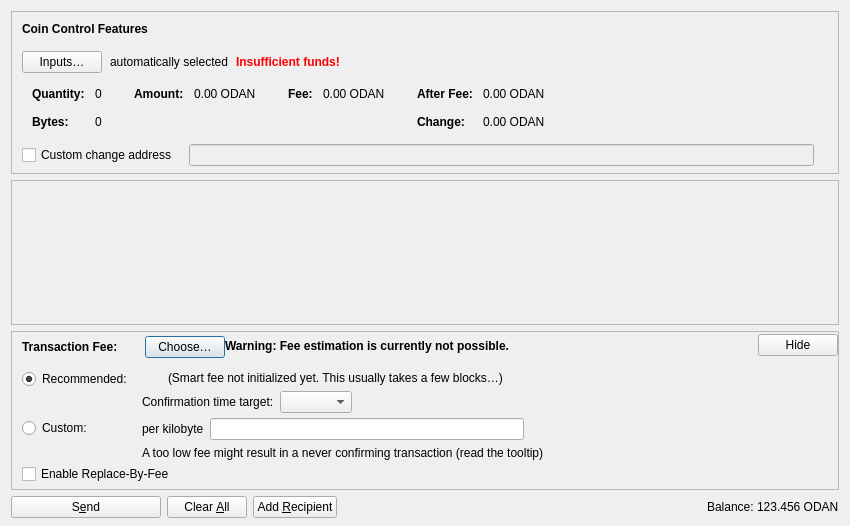
<?xml version="1.0" encoding="UTF-8"?>
<ui version="4.0">
 <class>SendCoinsDialog</class>
 <widget class="QDialog" name="SendCoinsDialog">
  <property name="geometry">
   <rect>
    <x>0</x>
    <y>0</y>
    <width>850</width>
    <height>526</height>
   </rect>
  </property>
  <property name="windowTitle">
   <string>Send Coins</string>
  </property>
  <layout class="QVBoxLayout" name="verticalLayout" stretch="0,1,0,0">
   <property name="bottomMargin">
    <number>8</number>
   </property>
   <item>
    <widget class="QFrame" name="frameCoinControl">
     <property name="sizePolicy">
      <sizepolicy hsizetype="Expanding" vsizetype="Expanding">
       <horstretch>0</horstretch>
       <verstretch>0</verstretch>
      </sizepolicy>
     </property>
     <property name="maximumSize">
      <size>
       <width>16777215</width>
       <height>16777215</height>
      </size>
     </property>
     <property name="frameShape">
      <enum>QFrame::StyledPanel</enum>
     </property>
     <property name="frameShadow">
      <enum>QFrame::Sunken</enum>
     </property>
     <layout class="QVBoxLayout" name="verticalLayoutCoinControl2">
      <property name="spacing">
       <number>0</number>
      </property>
      <property name="leftMargin">
       <number>0</number>
      </property>
      <property name="topMargin">
       <number>0</number>
      </property>
      <property name="rightMargin">
       <number>0</number>
      </property>
      <property name="bottomMargin">
       <number>6</number>
      </property>
      <item>
       <layout class="QVBoxLayout" name="verticalLayoutCoinControl" stretch="0,0,0,0,1">
        <property name="spacing">
         <number>0</number>
        </property>
        <property name="leftMargin">
         <number>10</number>
        </property>
        <property name="topMargin">
         <number>10</number>
        </property>
        <item>
         <layout class="QHBoxLayout" name="horizontalLayoutCoinControl1">
          <property name="bottomMargin">
           <number>15</number>
          </property>
          <item>
           <widget class="QLabel" name="labelCoinControlFeatures">
            <property name="sizePolicy">
             <sizepolicy hsizetype="Preferred" vsizetype="Maximum">
              <horstretch>0</horstretch>
              <verstretch>0</verstretch>
             </sizepolicy>
            </property>
            <property name="font">
             <font>
              <weight>75</weight>
              <bold>true</bold>
             </font>
            </property>
            <property name="styleSheet">
             <string notr="true">font-weight:bold;</string>
            </property>
            <property name="text">
             <string>Coin Control Features</string>
            </property>
           </widget>
          </item>
         </layout>
        </item>
        <item>
         <layout class="QHBoxLayout" name="horizontalLayoutCoinControl2" stretch="0,0,0,0">
          <property name="spacing">
           <number>8</number>
          </property>
          <property name="bottomMargin">
           <number>10</number>
          </property>
          <item>
           <widget class="QPushButton" name="pushButtonCoinControl">
            <property name="styleSheet">
             <string notr="true"/>
            </property>
            <property name="text">
             <string>Inputs…</string>
            </property>
            <property name="autoDefault">
             <bool>false</bool>
            </property>
           </widget>
          </item>
          <item>
           <widget class="QLabel" name="labelCoinControlAutomaticallySelected">
            <property name="text">
             <string>automatically selected</string>
            </property>
            <property name="margin">
             <number>5</number>
            </property>
           </widget>
          </item>
          <item>
           <widget class="QLabel" name="labelCoinControlInsuffFunds">
            <property name="font">
             <font>
              <weight>75</weight>
              <bold>true</bold>
             </font>
            </property>
            <property name="styleSheet">
             <string notr="true">color:red;font-weight:bold;</string>
            </property>
            <property name="text">
             <string>Insufficient funds!</string>
            </property>
            <property name="margin">
             <number>5</number>
            </property>
           </widget>
          </item>
          <item>
           <spacer name="horizontalSpacerCoinControl">
            <property name="orientation">
             <enum>Qt::Horizontal</enum>
            </property>
            <property name="sizeHint" stdset="0">
             <size>
              <width>40</width>
              <height>1</height>
             </size>
            </property>
           </spacer>
          </item>
         </layout>
        </item>
        <item>
         <widget class="QWidget" name="widgetCoinControl" native="true">
          <property name="sizePolicy">
           <sizepolicy hsizetype="Preferred" vsizetype="Preferred">
            <horstretch>0</horstretch>
            <verstretch>0</verstretch>
           </sizepolicy>
          </property>
          <property name="minimumSize">
           <size>
            <width>0</width>
            <height>0</height>
           </size>
          </property>
          <property name="styleSheet">
           <string notr="true"/>
          </property>
          <layout class="QHBoxLayout" name="horizontalLayoutCoinControl5">
           <property name="leftMargin">
            <number>0</number>
           </property>
           <property name="topMargin">
            <number>0</number>
           </property>
           <property name="rightMargin">
            <number>0</number>
           </property>
           <property name="bottomMargin">
            <number>0</number>
           </property>
           <item>
            <layout class="QHBoxLayout" name="horizontalLayoutCoinControl3" stretch="0,0,0,1">
             <property name="spacing">
              <number>20</number>
             </property>
             <property name="topMargin">
              <number>0</number>
             </property>
             <property name="bottomMargin">
              <number>10</number>
             </property>
             <item>
              <layout class="QFormLayout" name="formLayoutCoinControl1">
               <property name="labelAlignment">
                <set>Qt::AlignLeft|Qt::AlignVCenter</set>
               </property>
               <property name="horizontalSpacing">
                <number>10</number>
               </property>
               <property name="verticalSpacing">
                <number>14</number>
               </property>
               <property name="leftMargin">
                <number>10</number>
               </property>
               <property name="topMargin">
                <number>4</number>
               </property>
               <property name="rightMargin">
                <number>6</number>
               </property>
               <item row="0" column="0">
                <widget class="QLabel" name="labelCoinControlQuantityText">
                 <property name="font">
                  <font>
                   <weight>75</weight>
                   <bold>true</bold>
                  </font>
                 </property>
                 <property name="text">
                  <string>Quantity:</string>
                 </property>
                 <property name="margin">
                  <number>0</number>
                 </property>
                </widget>
               </item>
               <item row="0" column="1">
                <widget class="QLabel" name="labelCoinControlQuantity">
                 <property name="cursor">
                  <cursorShape>IBeamCursor</cursorShape>
                 </property>
                 <property name="contextMenuPolicy">
                  <enum>Qt::ActionsContextMenu</enum>
                 </property>
                 <property name="text">
                  <string notr="true">0</string>
                 </property>
                 <property name="margin">
                  <number>0</number>
                 </property>
                 <property name="textInteractionFlags">
                  <set>Qt::LinksAccessibleByMouse|Qt::TextSelectableByKeyboard|Qt::TextSelectableByMouse</set>
                 </property>
                </widget>
               </item>
               <item row="1" column="0">
                <widget class="QLabel" name="labelCoinControlBytesText">
                 <property name="font">
                  <font>
                   <weight>75</weight>
                   <bold>true</bold>
                  </font>
                 </property>
                 <property name="text">
                  <string>Bytes:</string>
                 </property>
                </widget>
               </item>
               <item row="1" column="1">
                <widget class="QLabel" name="labelCoinControlBytes">
                 <property name="cursor">
                  <cursorShape>IBeamCursor</cursorShape>
                 </property>
                 <property name="contextMenuPolicy">
                  <enum>Qt::ActionsContextMenu</enum>
                 </property>
                 <property name="text">
                  <string notr="true">0</string>
                 </property>
                 <property name="textInteractionFlags">
                  <set>Qt::LinksAccessibleByMouse|Qt::TextSelectableByKeyboard|Qt::TextSelectableByMouse</set>
                 </property>
                </widget>
               </item>
              </layout>
             </item>
             <item>
              <layout class="QFormLayout" name="formLayoutCoinControl2">
               <property name="horizontalSpacing">
                <number>10</number>
               </property>
               <property name="verticalSpacing">
                <number>14</number>
               </property>
               <property name="leftMargin">
                <number>6</number>
               </property>
               <property name="topMargin">
                <number>4</number>
               </property>
               <property name="rightMargin">
                <number>6</number>
               </property>
               <item row="0" column="0">
                <widget class="QLabel" name="labelCoinControlAmountText">
                 <property name="font">
                  <font>
                   <weight>75</weight>
                   <bold>true</bold>
                  </font>
                 </property>
                 <property name="text">
                  <string>Amount:</string>
                 </property>
                 <property name="margin">
                  <number>0</number>
                 </property>
                </widget>
               </item>
               <item row="0" column="1">
                <widget class="QLabel" name="labelCoinControlAmount">
                 <property name="cursor">
                  <cursorShape>IBeamCursor</cursorShape>
                 </property>
                 <property name="contextMenuPolicy">
                  <enum>Qt::ActionsContextMenu</enum>
                 </property>
                 <property name="text">
                  <string notr="true">0.00 ODAN</string>
                 </property>
                 <property name="textInteractionFlags">
                  <set>Qt::LinksAccessibleByMouse|Qt::TextSelectableByKeyboard|Qt::TextSelectableByMouse</set>
                 </property>
                </widget>
               </item>
              </layout>
             </item>
             <item>
              <layout class="QFormLayout" name="formLayoutCoinControl3">
               <property name="horizontalSpacing">
                <number>10</number>
               </property>
               <property name="verticalSpacing">
                <number>14</number>
               </property>
               <property name="leftMargin">
                <number>6</number>
               </property>
               <property name="topMargin">
                <number>4</number>
               </property>
               <property name="rightMargin">
                <number>6</number>
               </property>
               <item row="0" column="0">
                <widget class="QLabel" name="labelCoinControlFeeText">
                 <property name="font">
                  <font>
                   <weight>75</weight>
                   <bold>true</bold>
                  </font>
                 </property>
                 <property name="text">
                  <string>Fee:</string>
                 </property>
                 <property name="margin">
                  <number>0</number>
                 </property>
                </widget>
               </item>
               <item row="0" column="1">
                <widget class="QLabel" name="labelCoinControlFee">
                 <property name="cursor">
                  <cursorShape>IBeamCursor</cursorShape>
                 </property>
                 <property name="contextMenuPolicy">
                  <enum>Qt::ActionsContextMenu</enum>
                 </property>
                 <property name="text">
                  <string notr="true">0.00 ODAN</string>
                 </property>
                 <property name="textInteractionFlags">
                  <set>Qt::LinksAccessibleByMouse|Qt::TextSelectableByKeyboard|Qt::TextSelectableByMouse</set>
                 </property>
                </widget>
               </item>
              </layout>
             </item>
             <item>
              <layout class="QFormLayout" name="formLayoutCoinControl4">
               <property name="labelAlignment">
                <set>Qt::AlignLeft|Qt::AlignVCenter</set>
               </property>
               <property name="horizontalSpacing">
                <number>10</number>
               </property>
               <property name="verticalSpacing">
                <number>14</number>
               </property>
               <property name="leftMargin">
                <number>6</number>
               </property>
               <property name="topMargin">
                <number>4</number>
               </property>
               <property name="rightMargin">
                <number>6</number>
               </property>
               <item row="0" column="0">
                <widget class="QLabel" name="labelCoinControlAfterFeeText">
                 <property name="font">
                  <font>
                   <weight>75</weight>
                   <bold>true</bold>
                  </font>
                 </property>
                 <property name="text">
                  <string>After Fee:</string>
                 </property>
                 <property name="margin">
                  <number>0</number>
                 </property>
                </widget>
               </item>
               <item row="0" column="1">
                <widget class="QLabel" name="labelCoinControlAfterFee">
                 <property name="cursor">
                  <cursorShape>IBeamCursor</cursorShape>
                 </property>
                 <property name="contextMenuPolicy">
                  <enum>Qt::ActionsContextMenu</enum>
                 </property>
                 <property name="text">
                  <string notr="true">0.00 ODAN</string>
                 </property>
                 <property name="textInteractionFlags">
                  <set>Qt::LinksAccessibleByMouse|Qt::TextSelectableByKeyboard|Qt::TextSelectableByMouse</set>
                 </property>
                </widget>
               </item>
               <item row="1" column="0">
                <widget class="QLabel" name="labelCoinControlChangeText">
                 <property name="font">
                  <font>
                   <weight>75</weight>
                   <bold>true</bold>
                  </font>
                 </property>
                 <property name="text">
                  <string>Change:</string>
                 </property>
                </widget>
               </item>
               <item row="1" column="1">
                <widget class="QLabel" name="labelCoinControlChange">
                 <property name="cursor">
                  <cursorShape>IBeamCursor</cursorShape>
                 </property>
                 <property name="contextMenuPolicy">
                  <enum>Qt::ActionsContextMenu</enum>
                 </property>
                 <property name="text">
                  <string notr="true">0.00 ODAN</string>
                 </property>
                 <property name="textInteractionFlags">
                  <set>Qt::LinksAccessibleByMouse|Qt::TextSelectableByKeyboard|Qt::TextSelectableByMouse</set>
                 </property>
                </widget>
               </item>
              </layout>
             </item>
            </layout>
           </item>
          </layout>
         </widget>
        </item>
        <item>
         <layout class="QHBoxLayout" name="horizontalLayoutCoinControl4" stretch="0,0,0">
          <property name="spacing">
           <number>12</number>
          </property>
          <property name="sizeConstraint">
           <enum>QLayout::SetDefaultConstraint</enum>
          </property>
          <property name="topMargin">
           <number>5</number>
          </property>
          <property name="rightMargin">
           <number>5</number>
          </property>
          <item>
           <widget class="QCheckBox" name="checkBoxCoinControlChange">
            <property name="toolTip">
             <string>If this is activated, but the change address is empty or invalid, change will be sent to a newly generated address.</string>
            </property>
            <property name="text">
             <string>Custom change address</string>
            </property>
           </widget>
          </item>
          <item>
           <widget class="QValidatedLineEdit" name="lineEditCoinControlChange">
            <property name="enabled">
             <bool>false</bool>
            </property>
            <property name="sizePolicy">
             <sizepolicy hsizetype="Expanding" vsizetype="Fixed">
              <horstretch>0</horstretch>
              <verstretch>0</verstretch>
             </sizepolicy>
            </property>
           </widget>
          </item>
          <item>
           <widget class="QLabel" name="labelCoinControlChangeLabel">
            <property name="sizePolicy">
             <sizepolicy hsizetype="Preferred" vsizetype="Expanding">
              <horstretch>0</horstretch>
              <verstretch>0</verstretch>
             </sizepolicy>
            </property>
            <property name="minimumSize">
             <size>
              <width>0</width>
              <height>0</height>
             </size>
            </property>
            <property name="text">
             <string/>
            </property>
            <property name="margin">
             <number>3</number>
            </property>
           </widget>
          </item>
         </layout>
        </item>
        <item>
         <spacer name="verticalSpacerCoinControl">
          <property name="orientation">
           <enum>Qt::Vertical</enum>
          </property>
          <property name="sizeHint" stdset="0">
           <size>
            <width>800</width>
            <height>1</height>
           </size>
          </property>
         </spacer>
        </item>
       </layout>
      </item>
     </layout>
    </widget>
   </item>
   <item>
    <widget class="QScrollArea" name="scrollArea">
     <property name="widgetResizable">
      <bool>true</bool>
     </property>
     <widget class="QWidget" name="scrollAreaWidgetContents">
      <property name="geometry">
       <rect>
        <x>0</x>
        <y>0</y>
        <width>830</width>
        <height>104</height>
       </rect>
      </property>
      <layout class="QVBoxLayout" name="verticalLayout_2" stretch="0,1">
       <property name="leftMargin">
        <number>0</number>
       </property>
       <property name="topMargin">
        <number>0</number>
       </property>
       <property name="rightMargin">
        <number>0</number>
       </property>
       <property name="bottomMargin">
        <number>0</number>
       </property>
       <item>
        <layout class="QVBoxLayout" name="entries">
         <property name="spacing">
          <number>6</number>
         </property>
        </layout>
       </item>
       <item>
        <spacer name="verticalSpacer">
         <property name="orientation">
          <enum>Qt::Vertical</enum>
         </property>
         <property name="sizeHint" stdset="0">
          <size>
           <width>20</width>
           <height>40</height>
          </size>
         </property>
        </spacer>
       </item>
      </layout>
     </widget>
    </widget>
   </item>
   <item>
    <widget class="QFrame" name="frameFee">
     <property name="sizePolicy">
      <sizepolicy hsizetype="Expanding" vsizetype="Expanding">
       <horstretch>0</horstretch>
       <verstretch>0</verstretch>
      </sizepolicy>
     </property>
     <property name="maximumSize">
      <size>
       <width>16777215</width>
       <height>16777215</height>
      </size>
     </property>
     <property name="frameShape">
      <enum>QFrame::StyledPanel</enum>
     </property>
     <property name="frameShadow">
      <enum>QFrame::Sunken</enum>
     </property>
     <layout class="QVBoxLayout" name="verticalLayoutFee1">
      <property name="spacing">
       <number>0</number>
      </property>
      <property name="leftMargin">
       <number>0</number>
      </property>
      <property name="topMargin">
       <number>0</number>
      </property>
      <property name="rightMargin">
       <number>0</number>
      </property>
      <property name="bottomMargin">
       <number>0</number>
      </property>
      <item>
       <layout class="QVBoxLayout" name="verticalLayoutFee2" stretch="0,0,0">
        <property name="spacing">
         <number>0</number>
        </property>
        <property name="leftMargin">
         <number>10</number>
        </property>
        <property name="topMargin">
         <number>0</number>
        </property>
        <item>
         <layout class="QHBoxLayout" name="horizontalLayoutFee1">
          <property name="bottomMargin">
           <number>0</number>
          </property>
          <item>
           <layout class="QVBoxLayout" name="verticalLayoutFee7">
            <property name="spacing">
             <number>0</number>
            </property>
            <item>
             <spacer name="verticalSpacerSmartFee">
              <property name="orientation">
               <enum>Qt::Vertical</enum>
              </property>
              <property name="sizeType">
               <enum>QSizePolicy::Fixed</enum>
              </property>
              <property name="sizeHint" stdset="0">
               <size>
                <width>1</width>
                <height>4</height>
               </size>
              </property>
             </spacer>
            </item>
            <item>
             <layout class="QHBoxLayout" name="horizontalLayoutSmartFee">
              <property name="spacing">
               <number>10</number>
              </property>
              <item>
               <widget class="QLabel" name="labelFeeHeadline">
                <property name="sizePolicy">
                 <sizepolicy hsizetype="Preferred" vsizetype="Maximum">
                  <horstretch>0</horstretch>
                  <verstretch>0</verstretch>
                 </sizepolicy>
                </property>
                <property name="font">
                 <font>
                  <weight>75</weight>
                  <bold>true</bold>
                 </font>
                </property>
                <property name="styleSheet">
                 <string notr="true">font-weight:bold;</string>
                </property>
                <property name="text">
                 <string>Transaction Fee:</string>
                </property>
               </widget>
              </item>
              <item>
               <widget class="QLabel" name="labelFeeMinimized">
                <property name="text">
                 <string/>
                </property>
               </widget>
              </item>
              <item>
               <widget class="QPushButton" name="buttonChooseFee">
                <property name="text">
                 <string>Choose…</string>
                </property>
               </widget>
              </item>
             </layout>
            </item>
            <item>
             <spacer name="verticalSpacer_5">
              <property name="orientation">
               <enum>Qt::Vertical</enum>
              </property>
              <property name="sizeHint" stdset="0">
               <size>
                <width>1</width>
                <height>1</height>
               </size>
              </property>
             </spacer>
            </item>
           </layout>
          </item>
          <item>
           <widget class="QLabel" name="fallbackFeeWarningLabel">
            <property name="toolTip">
             <string>Using the fallbackfee can result in sending a transaction that will take several hours or days (or never) to confirm. Consider choosing your fee manually or wait until you have validated the complete chain.</string>
            </property>
            <property name="font">
            <font>
                <weight>75</weight>
                <bold>true</bold>
            </font>
            </property>
            <property name="text">
             <string>Warning: Fee estimation is currently not possible.</string>
            </property>
            <property name="wordWrap">
             <bool>false</bool>
            </property>
           </widget>
          </item>
          <item>
           <spacer name="horizontalSpacer_4">
            <property name="orientation">
             <enum>Qt::Horizontal</enum>
            </property>
            <property name="sizeType">
             <enum>QSizePolicy::MinimumExpanding</enum>
            </property>
            <property name="sizeHint" stdset="0">
             <size>
              <width>40</width>
              <height>20</height>
             </size>
            </property>
           </spacer>
          </item>
          <item>
           <widget class="QPushButton" name="buttonMinimizeFee">
            <property name="toolTip">
             <string>Hide transaction fee settings</string>
            </property>
            <property name="text">
             <string>Hide</string>
            </property>
           </widget>
          </item>
         </layout>
        </item>
        <item>
         <widget class="QFrame" name="frameFeeSelection">
          <layout class="QVBoxLayout" name="verticalLayoutFee12">
           <property name="spacing">
            <number>0</number>
           </property>
           <property name="leftMargin">
            <number>0</number>
           </property>
           <property name="topMargin">
            <number>0</number>
           </property>
           <property name="rightMargin">
            <number>0</number>
           </property>
           <property name="bottomMargin">
            <number>0</number>
           </property>
           <item>
            <layout class="QGridLayout" name="gridLayoutFee">
             <property name="topMargin">
              <number>10</number>
             </property>
             <property name="bottomMargin">
              <number>4</number>
             </property>
             <property name="horizontalSpacing">
              <number>10</number>
             </property>
             <property name="verticalSpacing">
              <number>4</number>
             </property>
             <item row="1" column="1">
              <layout class="QVBoxLayout" name="verticalLayoutFee8">
               <property name="spacing">
                <number>6</number>
               </property>
               <item>
                <layout class="QHBoxLayout" name="horizontalLayoutFee13">
                 <item>
                  <widget class="QLabel" name="labelCustomPerKilobyte">
                   <property name="toolTip">
                    <string>Specify a custom fee per kB (1,000 bytes) of the transaction's virtual size.

Note:  Since the fee is calculated on a per-byte basis, a fee rate of "100 satoshis per kvB" for a transaction size of 500 virtual bytes (half of 1 kvB) would ultimately yield a fee of only 50 satoshis.</string>
                   </property>
                   <property name="text">
                    <string>per kilobyte</string>
                   </property>
                  </widget>
                 </item>
                 <item>
                  <widget class="OdanAmountField" name="customFee"/>
                 </item>
                 <item>
                  <spacer name="horizontalSpacer_6">
                   <property name="orientation">
                    <enum>Qt::Horizontal</enum>
                   </property>
                   <property name="sizeHint" stdset="0">
                    <size>
                     <width>1</width>
                     <height>1</height>
                    </size>
                   </property>
                  </spacer>
                 </item>
                </layout>
               </item>
               <item>
                <layout class="QHBoxLayout" name="horizontalLayoutFee8">
                 <item>
                  <widget class="QLabel" name="labelCustomFeeWarning">
                   <property name="enabled">
                    <bool>true</bool>
                   </property>
                   <property name="toolTip">
                    <string>When there is less transaction volume than space in the blocks, miners as well as relaying nodes may enforce a minimum fee. Paying only this minimum fee is just fine, but be aware that this can result in a never confirming transaction once there is more demand for odan transactions than the network can process.</string>
                   </property>
                   <property name="text">
                    <string>A too low fee might result in a never confirming transaction (read the tooltip)</string>
                   </property>
                  </widget>
                 </item>
                 <item>
                  <spacer name="horizontalSpacer_2">
                   <property name="orientation">
                    <enum>Qt::Horizontal</enum>
                   </property>
                   <property name="sizeHint" stdset="0">
                    <size>
                     <width>1</width>
                     <height>1</height>
                    </size>
                   </property>
                  </spacer>
                 </item>
                </layout>
               </item>
              </layout>
             </item>
             <item row="0" column="0">
              <layout class="QVBoxLayout" name="verticalLayoutFee4" stretch="0,1">
               <item>
                <widget class="QRadioButton" name="radioSmartFee">
                 <property name="text">
                  <string>Recommended:</string>
                 </property>
                 <property name="checked">
                  <bool>true</bool>
                 </property>
                 <attribute name="buttonGroup">
                  <string notr="true">groupFee</string>
                 </attribute>
                </widget>
               </item>
               <item>
                <spacer name="verticalSpacer_2">
                 <property name="orientation">
                  <enum>Qt::Vertical</enum>
                 </property>
                 <property name="sizeHint" stdset="0">
                  <size>
                   <width>1</width>
                   <height>1</height>
                  </size>
                 </property>
                </spacer>
               </item>
              </layout>
             </item>
             <item row="1" column="0">
              <layout class="QVBoxLayout" name="verticalLayoutFee9" stretch="0,1">
               <item>
                <widget class="QRadioButton" name="radioCustomFee">
                 <property name="text">
                  <string>Custom:</string>
                 </property>
                 <attribute name="buttonGroup">
                  <string notr="true">groupFee</string>
                 </attribute>
                </widget>
               </item>
               <item>
                <spacer name="verticalSpacer_6">
                 <property name="orientation">
                  <enum>Qt::Vertical</enum>
                 </property>
                 <property name="sizeHint" stdset="0">
                  <size>
                   <width>1</width>
                   <height>1</height>
                  </size>
                 </property>
                </spacer>
               </item>
              </layout>
             </item>
             <item row="0" column="1">
              <layout class="QVBoxLayout" name="verticalLayoutFee3" stretch="0,0,1">
               <property name="spacing">
                <number>6</number>
               </property>
               <property name="topMargin">
                <number>2</number>
               </property>
               <item>
                <layout class="QHBoxLayout" name="horizontalLayoutFee12">
                 <item>
                  <widget class="QLabel" name="labelSmartFee">
                   <property name="text">
                    <string/>
                   </property>
                  </widget>
                 </item>
                 <item>
                  <widget class="QLabel" name="labelFeeEstimation">
                   <property name="text">
                    <string/>
                   </property>
                  </widget>
                 </item>
                 <item>
                  <widget class="QLabel" name="labelSmartFee2">
                   <property name="text">
                    <string>(Smart fee not initialized yet. This usually takes a few blocks…)</string>
                   </property>
                  </widget>
                 </item>
                 <item>
                  <spacer name="horizontalSpacer_5">
                   <property name="orientation">
                    <enum>Qt::Horizontal</enum>
                   </property>
                   <property name="sizeHint" stdset="0">
                    <size>
                     <width>1</width>
                     <height>1</height>
                    </size>
                   </property>
                  </spacer>
                 </item>
                </layout>
               </item>
               <item>
                <layout class="QHBoxLayout" name="horizontalLayoutFee9">
                 <item>
                  <layout class="QVBoxLayout" name="verticalLayoutFee6">
                   <item>
                    <widget class="QLabel" name="labelSmartFee3">
                     <property name="text">
                      <string>Confirmation time target:</string>
                     </property>
                    </widget>
                   </item>
                  </layout>
                 </item>
                 <item>
                  <layout class="QVBoxLayout" name="verticalLayoutFee5">
                   <property name="rightMargin">
                    <number>30</number>
                   </property>
                   <item>
                    <layout class="QHBoxLayout" name="horizontalLayoutConfTarget">
                     <property name="bottomMargin">
                      <number>0</number>
                     </property>
                     <item>
                      <widget class="QComboBox" name="confTargetSelector"/>
                     </item>
                     <item>
                      <spacer name="horizontalSpacerConfTarget">
                       <property name="orientation">
                        <enum>Qt::Horizontal</enum>
                       </property>
                       <property name="sizeHint" stdset="0">
                        <size>
                         <width>40</width>
                         <height>20</height>
                        </size>
                       </property>
                      </spacer>
                     </item>
                    </layout>
                   </item>
                  </layout>
                 </item>
                </layout>
               </item>
               <item>
                <spacer name="verticalSpacer_4">
                 <property name="orientation">
                  <enum>Qt::Vertical</enum>
                 </property>
                 <property name="sizeHint" stdset="0">
                  <size>
                   <width>1</width>
                   <height>1</height>
                  </size>
                 </property>
                </spacer>
               </item>
              </layout>
             </item>
            </layout>
           </item>
           <item>
            <widget class="QCheckBox" name="optInRBF">
             <property name="text">
              <string>Enable Replace-By-Fee</string>
             </property>
             <property name="toolTip">
              <string>With Replace-By-Fee (BIP-125) you can increase a transaction's fee after it is sent. Without this, a higher fee may be recommended to compensate for increased transaction delay risk.</string>
             </property>
            </widget>
           </item>
          </layout>
         </widget>
        </item>
        <item>
         <spacer name="verticalSpacerFee">
          <property name="orientation">
           <enum>Qt::Vertical</enum>
          </property>
          <property name="sizeHint" stdset="0">
           <size>
            <width>40</width>
            <height>5</height>
           </size>
          </property>
         </spacer>
        </item>
       </layout>
      </item>
     </layout>
    </widget>
   </item>
   <item>
    <layout class="QHBoxLayout" name="horizontalLayout">
     <item>
      <widget class="QPushButton" name="sendButton">
       <property name="minimumSize">
        <size>
         <width>150</width>
         <height>0</height>
        </size>
       </property>
       <property name="toolTip">
        <string>Confirm the send action</string>
       </property>
       <property name="text">
        <string>S&amp;end</string>
       </property>
       <property name="icon">
        <iconset resource="../odan.qrc">
         <normaloff>:/icons/send</normaloff>:/icons/send</iconset>
       </property>
       <property name="autoDefault">
        <bool>false</bool>
       </property>
       <property name="default">
        <bool>false</bool>
       </property>
      </widget>
     </item>
     <item>
      <widget class="QPushButton" name="clearButton">
       <property name="sizePolicy">
        <sizepolicy hsizetype="Minimum" vsizetype="Fixed">
         <horstretch>0</horstretch>
         <verstretch>0</verstretch>
        </sizepolicy>
       </property>
       <property name="toolTip">
        <string>Clear all fields of the form.</string>
       </property>
       <property name="text">
        <string>Clear &amp;All</string>
       </property>
       <property name="icon">
        <iconset resource="../odan.qrc">
         <normaloff>:/icons/remove</normaloff>:/icons/remove</iconset>
       </property>
       <property name="autoDefault">
        <bool>false</bool>
       </property>
      </widget>
     </item>
     <item>
      <widget class="QPushButton" name="addButton">
       <property name="toolTip">
        <string>Send to multiple recipients at once</string>
       </property>
       <property name="text">
        <string>Add &amp;Recipient</string>
       </property>
       <property name="icon">
        <iconset resource="../odan.qrc">
         <normaloff>:/icons/add</normaloff>:/icons/add</iconset>
       </property>
       <property name="autoDefault">
        <bool>false</bool>
       </property>
      </widget>
     </item>
     <item>
      <spacer name="horizontalSpacer">
       <property name="orientation">
        <enum>Qt::Horizontal</enum>
       </property>
       <property name="sizeHint" stdset="0">
        <size>
         <width>40</width>
         <height>20</height>
        </size>
       </property>
      </spacer>
     </item>
     <item>
      <layout class="QHBoxLayout" name="horizontalLayout_2">
       <property name="spacing">
        <number>3</number>
       </property>
       <item>
        <widget class="QLabel" name="labelBalanceName">
         <property name="sizePolicy">
          <sizepolicy hsizetype="Preferred" vsizetype="Fixed">
           <horstretch>0</horstretch>
           <verstretch>0</verstretch>
          </sizepolicy>
         </property>
         <property name="text">
          <string>Balance:</string>
         </property>
        </widget>
       </item>
       <item>
        <widget class="QLabel" name="labelBalance">
         <property name="sizePolicy">
          <sizepolicy hsizetype="Preferred" vsizetype="Fixed">
           <horstretch>0</horstretch>
           <verstretch>0</verstretch>
          </sizepolicy>
         </property>
         <property name="cursor">
          <cursorShape>IBeamCursor</cursorShape>
         </property>
         <property name="text">
          <string notr="true">123.456 ODAN</string>
         </property>
         <property name="textInteractionFlags">
          <set>Qt::LinksAccessibleByMouse|Qt::TextSelectableByKeyboard|Qt::TextSelectableByMouse</set>
         </property>
        </widget>
       </item>
      </layout>
     </item>
    </layout>
   </item>
  </layout>
 </widget>
 <customwidgets>
  <customwidget>
   <class>QValidatedLineEdit</class>
   <extends>QLineEdit</extends>
   <header>qt/qvalidatedlineedit.h</header>
  </customwidget>
  <customwidget>
   <class>OdanAmountField</class>
   <extends>QLineEdit</extends>
   <header>qt/odanamountfield.h</header>
   <container>1</container>
  </customwidget>
 </customwidgets>
 <resources>
  <include location="../odan.qrc"/>
 </resources>
 <connections/>
 <buttongroups>
  <buttongroup name="groupFee"/>
 </buttongroups>
</ui>
